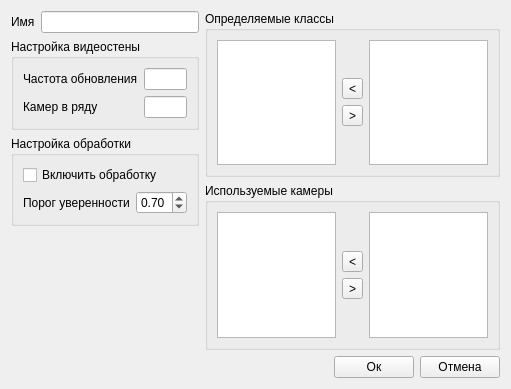
<?xml version="1.0" encoding="UTF-8"?>
<ui version="4.0">
 <class>redact_config_window</class>
 <widget class="QWidget" name="redact_config_window">
  <property name="geometry">
   <rect>
    <x>0</x>
    <y>0</y>
    <width>511</width>
    <height>389</height>
   </rect>
  </property>
  <property name="windowTitle">
   <string>Редактировать</string>
  </property>
  <layout class="QGridLayout" name="gridLayout_2">
   <item row="1" column="1">
    <layout class="QHBoxLayout" name="horizontalLayout_2">
     <item>
      <spacer name="horizontalSpacer">
       <property name="orientation">
        <enum>Qt::Orientation::Horizontal</enum>
       </property>
       <property name="sizeHint" stdset="0">
        <size>
         <width>40</width>
         <height>20</height>
        </size>
       </property>
      </spacer>
     </item>
     <item>
      <widget class="QPushButton" name="ok_button">
       <property name="text">
        <string>Ок</string>
       </property>
      </widget>
     </item>
     <item>
      <widget class="QPushButton" name="cancel_button">
       <property name="text">
        <string>Отмена</string>
       </property>
      </widget>
     </item>
    </layout>
   </item>
   <item row="0" column="1">
    <layout class="QVBoxLayout" name="verticalLayout_4">
     <item>
      <widget class="QGroupBox" name="groupBox_4">
       <property name="title">
        <string>Определяемые классы</string>
       </property>
       <layout class="QHBoxLayout" name="horizontalLayout_3">
        <item>
         <widget class="QListWidget" name="active_classes_listWidget"/>
        </item>
        <item>
         <layout class="QVBoxLayout" name="verticalLayout_2">
          <item>
           <spacer name="verticalSpacer_2">
            <property name="orientation">
             <enum>Qt::Orientation::Vertical</enum>
            </property>
            <property name="sizeHint" stdset="0">
             <size>
              <width>20</width>
              <height>40</height>
             </size>
            </property>
           </spacer>
          </item>
          <item>
           <widget class="QToolButton" name="transfer_selected_classes_left">
            <property name="text">
             <string>&lt;</string>
            </property>
           </widget>
          </item>
          <item>
           <widget class="QToolButton" name="transfer_selected_classes_right">
            <property name="text">
             <string>&gt;</string>
            </property>
           </widget>
          </item>
          <item>
           <spacer name="verticalSpacer">
            <property name="orientation">
             <enum>Qt::Orientation::Vertical</enum>
            </property>
            <property name="sizeHint" stdset="0">
             <size>
              <width>20</width>
              <height>40</height>
             </size>
            </property>
           </spacer>
          </item>
         </layout>
        </item>
        <item>
         <widget class="QListWidget" name="inactive_classes_listWidget"/>
        </item>
       </layout>
      </widget>
     </item>
     <item>
      <widget class="QGroupBox" name="groupBox_3">
       <property name="title">
        <string>Используемые камеры</string>
       </property>
       <layout class="QHBoxLayout" name="horizontalLayout_4">
        <item>
         <widget class="QListWidget" name="active_cameras_listWidget"/>
        </item>
        <item>
         <layout class="QVBoxLayout" name="verticalLayout_3">
          <item>
           <spacer name="verticalSpacer_3">
            <property name="orientation">
             <enum>Qt::Orientation::Vertical</enum>
            </property>
            <property name="sizeHint" stdset="0">
             <size>
              <width>20</width>
              <height>40</height>
             </size>
            </property>
           </spacer>
          </item>
          <item>
           <widget class="QToolButton" name="transfer_selected_cameras_right">
            <property name="text">
             <string>&lt;</string>
            </property>
           </widget>
          </item>
          <item>
           <widget class="QToolButton" name="transfer_selected_cameras_left">
            <property name="text">
             <string>&gt;</string>
            </property>
           </widget>
          </item>
          <item>
           <spacer name="verticalSpacer_4">
            <property name="orientation">
             <enum>Qt::Orientation::Vertical</enum>
            </property>
            <property name="sizeHint" stdset="0">
             <size>
              <width>20</width>
              <height>40</height>
             </size>
            </property>
           </spacer>
          </item>
         </layout>
        </item>
        <item>
         <widget class="QListWidget" name="inactive_cameras_listWidget"/>
        </item>
       </layout>
      </widget>
     </item>
    </layout>
   </item>
   <item row="0" column="0">
    <layout class="QVBoxLayout" name="verticalLayout_5">
     <item>
      <layout class="QHBoxLayout" name="horizontalLayout_5">
       <item>
        <widget class="QLabel" name="label">
         <property name="text">
          <string>Имя</string>
         </property>
        </widget>
       </item>
       <item>
        <widget class="QLineEdit" name="config_name_lineEdit"/>
       </item>
      </layout>
     </item>
     <item>
      <widget class="QGroupBox" name="groupBox_2">
       <property name="title">
        <string>Настройка видеостены</string>
       </property>
       <layout class="QGridLayout" name="gridLayout">
        <item row="0" column="0">
         <widget class="QLabel" name="label_3">
          <property name="text">
           <string>Частота обновления</string>
          </property>
         </widget>
        </item>
        <item row="0" column="1">
         <widget class="QLineEdit" name="fps_lineEdit"/>
        </item>
        <item row="1" column="0">
         <widget class="QLabel" name="label_2">
          <property name="text">
           <string>Камер в ряду</string>
          </property>
         </widget>
        </item>
        <item row="1" column="1">
         <widget class="QLineEdit" name="cameras_per_row_lineEdit"/>
        </item>
       </layout>
      </widget>
     </item>
     <item>
      <widget class="QGroupBox" name="groupBox">
       <property name="title">
        <string>Настройка обработки</string>
       </property>
       <layout class="QVBoxLayout" name="verticalLayout">
        <item>
         <widget class="QCheckBox" name="enable_processing_checkBox">
          <property name="text">
           <string>Включить обработку</string>
          </property>
         </widget>
        </item>
        <item>
         <layout class="QHBoxLayout" name="horizontalLayout">
          <item>
           <widget class="QLabel" name="label_4">
            <property name="text">
             <string>Порог уверенности</string>
            </property>
           </widget>
          </item>
          <item>
           <widget class="QDoubleSpinBox" name="conf_thres_spinbox">
            <property name="maximum">
             <double>1.000000000000000</double>
            </property>
            <property name="stepType">
             <enum>QAbstractSpinBox::StepType::AdaptiveDecimalStepType</enum>
            </property>
            <property name="value">
             <double>0.700000000000000</double>
            </property>
           </widget>
          </item>
         </layout>
        </item>
       </layout>
      </widget>
     </item>
     <item>
      <spacer name="verticalSpacer_5">
       <property name="orientation">
        <enum>Qt::Orientation::Vertical</enum>
       </property>
       <property name="sizeHint" stdset="0">
        <size>
         <width>20</width>
         <height>40</height>
        </size>
       </property>
      </spacer>
     </item>
    </layout>
   </item>
  </layout>
 </widget>
 <resources/>
 <connections/>
</ui>
